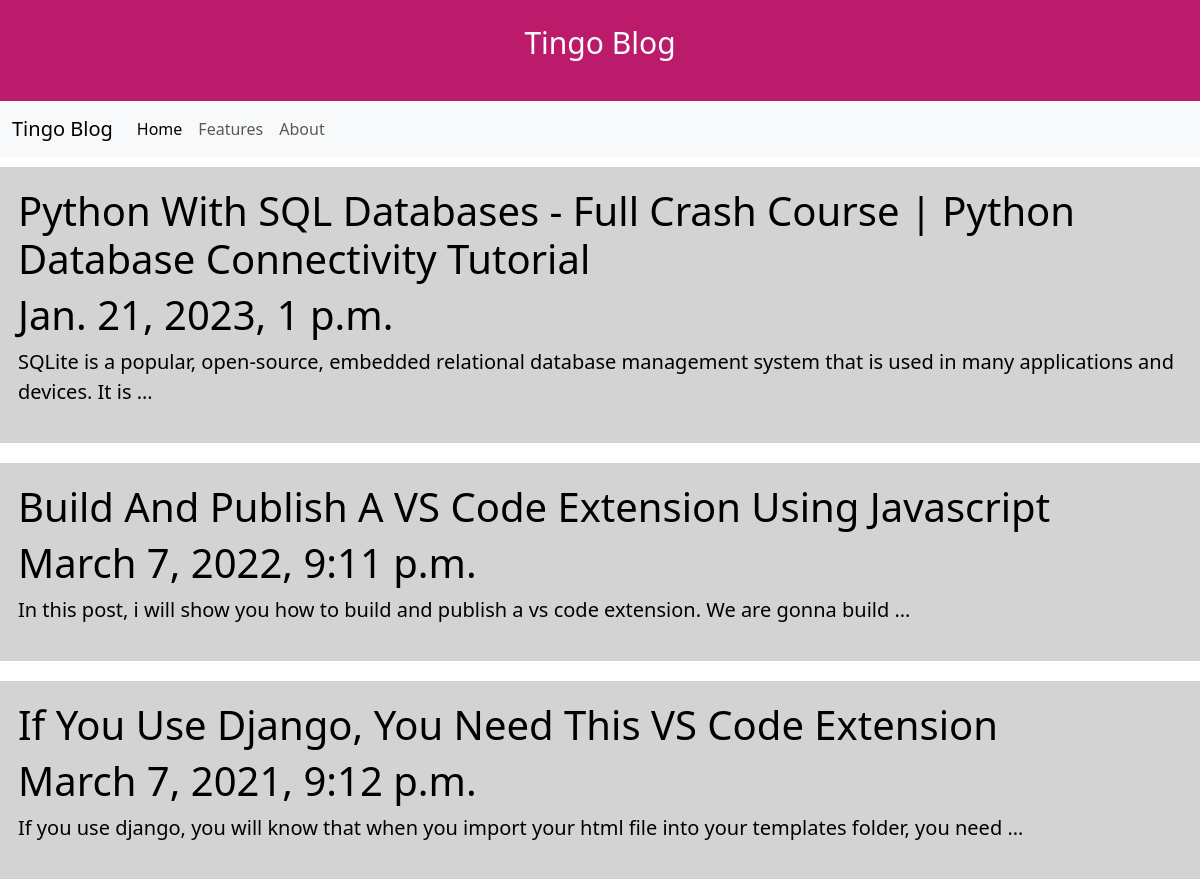
The page / on the database its author committed.
### post/models.py (models this page shows)
class post(models.Model):
    title = models.CharField(max_length=1000)
    body = models.CharField(max_length=1000000)
    created_at = models.DateTimeField(default=datetime.now, blank=True)

### post/views.py (the view)
# urls.py: path('', views.index, name='index'),
def index(request):
    posts = post.objects.all()
    return render(request, 'index.html',{'posts': posts})

### templates/index.html (shortened to what this page needs)
<!DOCTYPE html>
<html lang="en">
<head>
    <link href="https://cdn.jsdelivr.net/npm/bootstrap@5.3.0-alpha1/dist/css/bootstrap.min.css" rel="stylesheet">
    <header>
        <p>Tingo Blog</p>
    </header>
    <nav class="navbar navbar-expand-lg bg-body-tertiary">
        <div class="container-fluid">
            <a class="navbar-brand" href="#">Tingo Blog</a>
        <div class="collapse navbar-collapse" id="navbarNav">
            <ul class="navbar-nav">
                <li class="nav-item">
                    <a class="nav-link active" aria-current="page" href="#">Home</a>
                </li>
                <li class="nav-item">
                    <a class="nav-link" href="#">Features</a>
                </li>
                <li class="nav-item">
                    <a class="nav-link" href="#">About</a>
                </li>
            </ul>
        </div>
        </div>
    </nav>
</head>
<body>
    {% for post in posts %}
    <div class="row">
        <div class="div1">
            <a href="/posts/{{post.id}}">
                <h1>{{post.title}}</h1>
                <h5 class="display-6">{{post.created_at}}</h5>
                <p class="lead">{{post.body| truncatewords:20}}</p>
            </a>
        </div>
    </div>
    {% endfor %}
</body>
</html>

### templates/index.html (style rules this page uses)
body { font-family: "Segoe UI", Tahoma, Geneva, Verdana, sans-serif; margin: 0; }
header { padding: 20px; text-align: center; background: #bc1a6b; color: white; font-size: 30px; }
.div1 { padding: 20px; text-align: center; background: lightgrey; color: black; font-size: 20px; margin: 10px; text-align: left; }
a { text-decoration:none; color:black; }

### rows shown on the page
post: title "Python With SQL Databases - Full Crash Course | Python Database Connectivity Tutorial", created_at "Jan. 21, 2023, 1 p.m.", body "SQLite is a popular, open-source, embedded relational database management system that is used in many applications and devices. It is …"
post: title "Build And Publish A VS Code Extension Using Javascript", created_at "March 7, 2022, 9:11 p.m.", body "In this post, i will show you how to build and publish a vs code extension. We are gonna build …"
post: title "If You Use Django, You Need This VS Code Extension", created_at "March 7, 2021, 9:12 p.m.", body "If you use django, you will know that when you import your html file into your templates folder, you need …"
